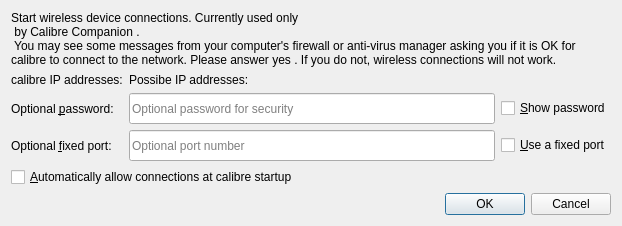
<?xml version="1.0" encoding="UTF-8"?>
<ui version="4.0">
 <class>Dialog</class>
 <widget class="QDialog" name="Dialog">
  <property name="geometry">
   <rect>
    <x>0</x>
    <y>0</y>
    <width>618</width>
    <height>226</height>
   </rect>
  </property>
  <property name="windowTitle">
   <string>Smart device control</string>
  </property>
  <property name="windowIcon">
   <iconset resource="../../../../resources/images.qrc">
    <normaloff>:/images/devices/tablet.png</normaloff>:/images/devices/tablet.png</iconset>
  </property>
  <layout class="QGridLayout">
   <item row="0" column="0" colspan="3">
    <widget class="QLabel" name="msg">
     <property name="minimumSize">
      <size>
       <width>600</width>
       <height>0</height>
      </size>
     </property>
     <property name="styleSheet">
      <string notr="true">QLabel { margin-bottom: 1ex; }</string>
     </property>
     <property name="text">
      <string>&lt;p&gt;Start wireless device connections. Currently used only
       by &lt;a href=&quot;https://calibrecompanion.co?utm_source=Calibre&amp;utm_medium=Software&amp;utm_campaign=Main&amp;utm_term=WirelessDeviceDialog&quot;&gt;Calibre Companion&lt;/a&gt;.
       &lt;p&gt;You may see some messages from your computer's firewall or anti-virus manager asking you if it is OK for calibre to connect to the network. &lt;b&gt;Please answer yes&lt;/b&gt;. If you do not, wireless connections will not work.</string>
     </property>
     <property name="wordWrap">
      <bool>true</bool>
     </property>
     <property name="openExternalLinks">
      <bool>true</bool>
     </property>
    </widget>
   </item>
   <item row="1" column="0">
    <widget class="QLabel" name="label_23">
     <property name="text">
      <string>calibre IP addresses:</string>
     </property>
    </widget>
   </item>
   <item row="1" column="1">
    <widget class="QLabel" name="ip_addresses">
     <property name="text">
      <string>Possibe IP addresses:</string>
     </property>
     <property name="wordWrap">
      <bool>true</bool>
     </property>
    </widget>
   </item>
   <item row="2" column="0">
    <widget class="QLabel" name="label_2">
     <property name="text">
      <string>Optional &amp;password:</string>
     </property>
     <property name="buddy">
      <cstring>password_box</cstring>
     </property>
    </widget>
   </item>
   <item row="2" column="1">
    <widget class="QLineEdit" name="password_box">
     <property name="sizePolicy">
      <sizepolicy hsizetype="Expanding" vsizetype="Expanding">
       <horstretch>100</horstretch>
       <verstretch>0</verstretch>
      </sizepolicy>
     </property>
     <property name="echoMode">
      <enum>QLineEdit::Password</enum>
     </property>
     <property name="placeholderText">
      <string>Optional password for security</string>
     </property>
     <property name="clearButtonEnabled">
      <bool>true</bool>
     </property>
    </widget>
   </item>
   <item row="2" column="2">
    <widget class="QCheckBox" name="show_password">
     <property name="text">
      <string>&amp;Show password</string>
     </property>
    </widget>
   </item>
   <item row="4" column="0">
    <widget class="QLabel" name="label_21">
     <property name="text">
      <string>Optional &amp;fixed port:</string>
     </property>
     <property name="buddy">
      <cstring>fixed_port</cstring>
     </property>
    </widget>
   </item>
   <item row="4" column="1">
    <widget class="QLineEdit" name="fixed_port">
     <property name="sizePolicy">
      <sizepolicy hsizetype="Expanding" vsizetype="Expanding">
       <horstretch>100</horstretch>
       <verstretch>0</verstretch>
      </sizepolicy>
     </property>
     <property name="placeholderText">
      <string>Optional port number</string>
     </property>
     <property name="clearButtonEnabled">
      <bool>true</bool>
     </property>
    </widget>
   </item>
   <item row="4" column="2">
    <widget class="QCheckBox" name="use_fixed_port">
     <property name="text">
      <string>&amp;Use a fixed port</string>
     </property>
    </widget>
   </item>
   <item row="6" column="0" colspan="3">
    <widget class="QCheckBox" name="autostart_box">
     <property name="text">
      <string>&amp;Automatically allow connections at calibre startup</string>
     </property>
    </widget>
   </item>
   <item row="10" column="0" colspan="3">
    <widget class="QDialogButtonBox" name="buttonBox">
     <property name="orientation">
      <enum>Qt::Horizontal</enum>
     </property>
     <property name="standardButtons">
      <set>QDialogButtonBox::Cancel|QDialogButtonBox::Ok</set>
     </property>
    </widget>
   </item>
  </layout>
 </widget>
 <resources>
  <include location="../../../../resources/images.qrc"/>
 </resources>
 <connections>
  <connection>
   <sender>buttonBox</sender>
   <signal>accepted()</signal>
   <receiver>Dialog</receiver>
   <slot>accept()</slot>
   <hints>
    <hint type="sourcelabel">
     <x>248</x>
     <y>254</y>
    </hint>
    <hint type="destinationlabel">
     <x>157</x>
     <y>274</y>
    </hint>
   </hints>
  </connection>
  <connection>
   <sender>buttonBox</sender>
   <signal>rejected()</signal>
   <receiver>Dialog</receiver>
   <slot>reject()</slot>
   <hints>
    <hint type="sourcelabel">
     <x>316</x>
     <y>260</y>
    </hint>
    <hint type="destinationlabel">
     <x>286</x>
     <y>274</y>
    </hint>
   </hints>
  </connection>
 </connections>
</ui>
